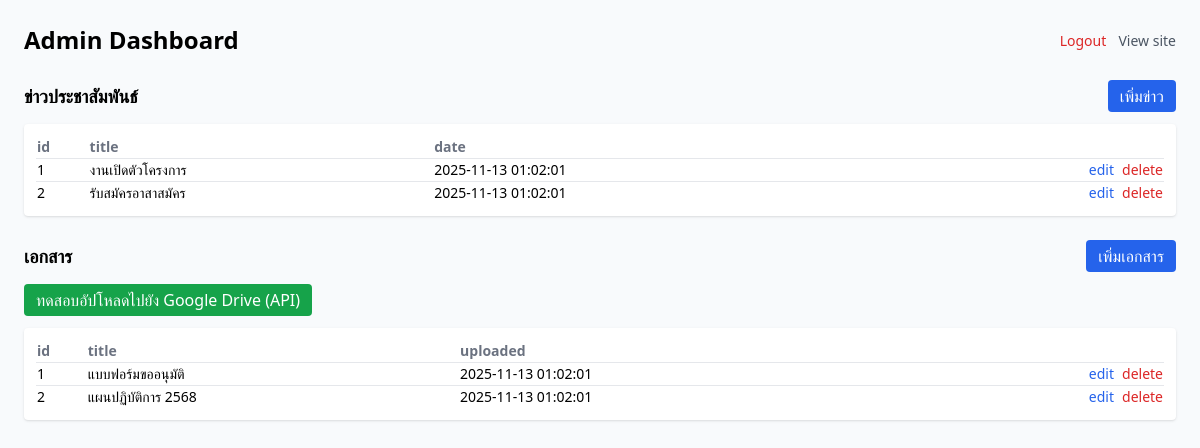
Screenshot of /admin/dashboard.php (signed in) with the database file from the repository.
### tables this page shows
CREATE TABLE `news` (
  `id` int(11) NOT NULL AUTO_INCREMENT,
  `title` text NOT NULL,
  `content` longtext NOT NULL,
  `image` varchar(255) DEFAULT NULL,
  `date_posted` datetime NOT NULL,
  `category` varchar(100) DEFAULT NULL,
  PRIMARY KEY (`id`)
);

CREATE TABLE `documents` (
  `id` int(11) NOT NULL AUTO_INCREMENT,
  `title` varchar(255) NOT NULL,
  `description` text,
  `category` varchar(100) DEFAULT NULL,
  `drive_id` varchar(255) DEFAULT NULL,
  `drive_url` text,
  `uploaded_at` datetime DEFAULT NULL,
  `tags` varchar(255) DEFAULT NULL,
  `views` int(11) DEFAULT 0,
  PRIMARY KEY (`id`)
);

### includes/config.php (called while the page is built, shortened)
<?php
function e($str)
{
    return htmlspecialchars($str, ENT_QUOTES, 'UTF-8');
}
?>

### admin/dashboard.php (the view, shortened to what this page needs)
<?php
require __DIR__ . '/../includes/config.php';
$pdo = get_db();
$news = $pdo->query('SELECT * FROM news ORDER BY date_posted DESC')->fetchAll();
$docs = $pdo->query('SELECT * FROM documents ORDER BY uploaded_at DESC')->fetchAll();
?>
<!doctype html>
<html lang="th">
<head>
  <script src="https://cdn.tailwindcss.com"></script>
</head>
<body class="p-6">
  <div class="max-w-6xl mx-auto">
    <div class="flex justify-between items-center mb-6">
      <h1 class="text-2xl font-bold">Admin Dashboard</h1>
      <div class="space-x-2">
        <a href="logout.php" class="text-sm text-red-600">Logout</a>
        <a href="/" class="text-sm text-gray-600">View site</a>
      </div>
    </div>
    <section class="mb-6">
      <div class="flex justify-between items-center">
        <h2 class="text-lg font-semibold">ข่าวประชาสัมพันธ์</h2>
        <a href="news_form.php" class="bg-blue-600 text-white px-3 py-1 rounded">เพิ่มข่าว</a>
      </div>
      <div class="mt-3 bg-white rounded shadow p-3">
        <table class="w-full text-sm">
          <thead class="text-left text-gray-500"><tr><th>id</th><th>title</th><th>date</th><th></th></tr></thead>
          <tbody>
            <?php foreach ($news as $n): ?>
            <tr class="border-t"><td><?php echo e($n['id']); ?></td><td><?php echo e($n['title']); ?></td><td><?php echo e($n['date_posted']); ?></td>
              <td class="text-right"><a href="news_form.php?id=<?php echo $n['id']; ?>" class="text-blue-600 mr-2">edit</a><a href="news_delete.php?id=<?php echo $n['id']; ?>" class="text-red-600">delete</a></td></tr>
            <?php endforeach; ?>
          </tbody>
        </table>
      </div>
    </section>
    <section>
      <div class="flex justify-between items-center">
        <h2 class="text-lg font-semibold">เอกสาร</h2>
        <a href="docs_form.php" class="bg-blue-600 text-white px-3 py-1 rounded">เพิ่มเอกสาร</a>
      </div>
      <div class="mt-3">
        <button id="testUploadBtn" class="bg-green-600 text-white px-3 py-1 rounded">ทดสอบอัปโหลดไปยัง Google Drive (API)</button>
      </div>
      <div class="mt-3 bg-white rounded shadow p-3">
        <table class="w-full text-sm">
          <thead class="text-left text-gray-500"><tr><th>id</th><th>title</th><th>uploaded</th><th></th></tr></thead>
          <tbody>
            <?php foreach ($docs as $d): ?>
            <tr class="border-t"><td><?php echo e($d['id']); ?></td><td><?php echo e($d['title']); ?></td><td><?php echo e($d['uploaded_at']); ?></td>
              <td class="text-right"><a href="docs_form.php?id=<?php echo $d['id']; ?>" class="text-blue-600 mr-2">edit</a><a href="docs_delete.php?id=<?php echo $d['id']; ?>" class="text-red-600">delete</a></td></tr>
            <?php endforeach; ?>
          </tbody>
        </table>
      </div>
    </section>
  </div>
</body>
</html>

### admin/dashboard.php (style rules this page uses)
body { background:#f8fafc }

### rows the page displays
news: id "1", title "งานเปิดตัวโครงการ", date_posted "2025-11-13 01:02:01"
news: id "2", title "รับสมัครอาสาสมัคร", date_posted "2025-11-13 01:02:01"
documents: id "1", title "แบบฟอร์มขออนุมัติ", uploaded_at "2025-11-13 01:02:01"
documents: id "2", title "แผนปฏิบัติการ 2568", uploaded_at "2025-11-13 01:02:01"
